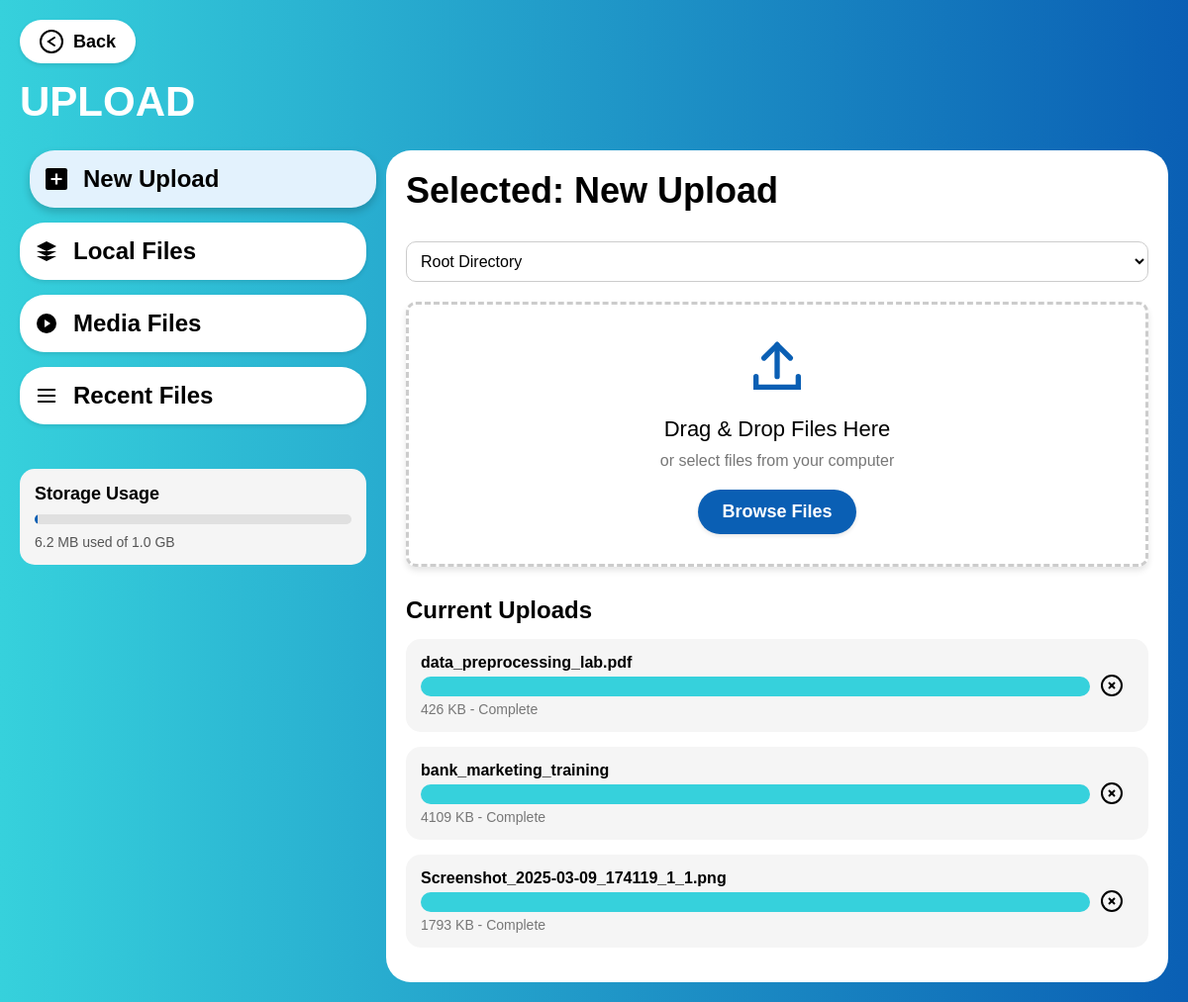
/upload (signed in), run on the app's committed database.
### app.py (models this page shows)
class File(db.Model):
    id = db.Column(db.Integer, primary_key=True)
    name = db.Column(db.String(255), nullable=False)
    filename = db.Column(db.String(255), nullable=False)
    size = db.Column(db.BigInteger, nullable=False)
    mime_type = db.Column(db.String(128))
    folder_id = db.Column(db.Integer, db.ForeignKey('folder.id'))
    owner_id = db.Column(db.Integer, db.ForeignKey('user.id'), nullable=False)
    created_at = db.Column(db.DateTime, default=datetime.utcnow)
    is_starred = db.Column(db.Boolean, default=False)
    status = db.Column(db.String(20), nullable=False, default='complete')
    hmac = db.Column(db.String(64), nullable=False)  # Pour stocker le HMAC du fichier

### app.py (the view)
@app.route('/upload')
@login_required
def upload():
    try:
        folders = Folder.query.filter_by(owner_id=current_user.id).all()
        try:
            uploads_in_progress = File.query.filter_by(owner_id=current_user.id, status='in_progress').all()
            completed_uploads = File.query.filter_by(owner_id=current_user.id, status='complete').limit(5).all()
        except:
            uploads_in_progress = []
            completed_uploads = File.query.filter_by(owner_id=current_user.id).limit(5).all()
        used_storage = sum(f.size for f in current_user.files)
        total_storage = current_user.storage_limit
        storage_percentage = round((used_storage / total_storage) * 100) if total_storage > 0 else 0
        if used_storage < 1024**2:
            used_storage_formatted = f"{used_storage/1024:.1f} KB"
        elif used_storage < 1024**3:
            used_storage_formatted = f"{used_storage/(1024**2):.1f} MB"
        else:
            used_storage_formatted = f"{used_storage/(1024**3):.1f} GB"
        if total_storage < 1024**3:
            total_storage_formatted = f"{total_storage/(1024**2):.1f} MB"
        else:
            total_storage_formatted = f"{total_storage/(1024**3):.1f} GB"
        media_files = File.query.filter(
            File.owner_id == current_user.id,
            File.status == 'complete',
            (File.mime_type.like('image/%') | File.mime_type.like('video/%'))
        ).order_by(File.created_at.desc()).all()
        recent_files = []
        if current_user.last_login:
            recent_files = File.query.filter(
                File.owner_id == current_user.id,
                File.status == 'complete',
                File.created_at > current_user.last_login
            ).order_by(File.created_at.desc()).all()
        local_files = File.query.filter_by(owner_id=current_user.id, status='complete', is_starred=True).order_by(File.created_at.desc()).all()
        return render_template('upload.html',
                             folders=folders,
                             uploads_in_progress=uploads_in_progress,
                             completed_uploads=completed_uploads,
                             media_files=media_files,
                             recent_files=recent_files,
                             local_files=local_files,
                             used_storage=used_storage_formatted,
                             total_storage=total_storage_formatted,
                             storage_percentage=storage_percentage)
    except Exception as e:
        flash(str(e), 'error')
        return render_template('upload.html',
                             folders=[],
                             uploads_in_progress=[],
                             completed_uploads=[],
                             media_files=[],
                             recent_files=[],
                             local_files=[],
                             used_storage="0 B",
                             total_storage="0 B",
                             storage_percentage=0)

### app.py (called while the page is built)
@login_manager.user_loader
def load_user(user_id):
    return User.query.get(int(user_id))

### templates/upload.html (shortened to what this page needs)
<!DOCTYPE html>
<html lang="en">
<head>
</head>
<body>
    <a href="{{ url_for('user_dashboard') }}" class="back-button">
        <svg width="24" height="24" viewBox="0 0 24 24" fill="none">
            <circle cx="12" cy="12" r="11" stroke="black" stroke-width="2"/>
            <path d="M15 8L9 12L15 16" stroke="black" stroke-width="2" stroke-linecap="round"/>
        </svg>
        Back
    </a>
    <h1 class="upload-title">UPLOAD</h1>
    <div class="container">
        <div class="upload-options">
            <div class="option-item active" data-option="new-upload">
                <svg class="option-icon" width="24" height="24" viewBox="0 0 24 24" fill="none">
                    <rect x="2" y="2" width="20" height="20" rx="2" fill="black"/>
                    <path d="M7 12H17" stroke="white" stroke-width="2"/>
                    <path d="M12 7V17" stroke="white" stroke-width="2"/>
                </svg>
                New Upload
            </div>
            <div class="option-item" data-option="local-files">
                <svg class="option-icon" width="24" height="24" viewBox="0 0 24 24" fill="none">
                    <path d="M12 2L2 7L12 12L22 7L12 2Z" fill="black"/>
                    <path d="M2 17L12 22L22 17" fill="black"/>
                    <path d="M2 12L12 17L22 12" fill="black"/>
                </svg>
                Local Files
            </div>
            <div class="option-item" data-option="media-files">
                <svg class="option-icon" width="24" height="24" viewBox="0 0 24 24" fill="none">
                    <circle cx="12" cy="12" r="10" fill="black"/>
                    <path d="M10 8L16 12L10 16V8Z" fill="white"/>
                </svg>
                Media Files
            </div>
            <div class="option-item" data-option="recent-files">
                <svg class="option-icon" width="24" height="24" viewBox="0 0 24 24" fill="none">
                    <path d="M3 6H21" stroke="black" stroke-width="2"/>
                    <path d="M3 12H21" stroke="black" stroke-width="2"/>
                    <path d="M3 18H21" stroke="black" stroke-width="2"/>
                </svg>
                Recent Files
            </div>
            <div class="storage-info">
                <div class="storage-title">Storage Usage</div>
                <div class="storage-bar">
                    <div class="storage-fill" data-percentage="{{ storage_percentage|default(0) }}"></div>
                </div>
                <div class="storage-text">{{ used_storage|default('0 B') }} used of {{ total_storage|default('0 B') }}</div>
            </div>
        </div>
        <div class="upload-container">
            <h2 class="selected-title">Selected: New Upload</h2>
            <div class="folder-select">
                <select id="folder-dropdown">
                    <option value="">Root Directory</option>
                </select>
            </div>
            <div id="upload-form-section">
                <form id="upload-form" enctype="multipart/form-data">
                    <div class="upload-box" id="drop-zone">
                        <div class="upload-text">Drag & Drop Files Here</div>
                        <div class="upload-subtext">or select files from your computer</div>
                        <button type="button" class="file-button" id="browse-button">Browse Files</button>
                    </div>
                </form>
            </div>
            <div class="upload-list" id="section-current-uploads">
                <h3 class="upload-list-title">Current Uploads</h3>
                <div id="upload-progress-container">
                    {% if completed_uploads %}
                        {% for file in completed_uploads %}
                        <div class="file-progress" data-file-id="{{ file.id }}">
                            <div class="file-info">
                                <div class="file-name">{{ file.name }}</div>
                                <div class="progress-bar">
                                    <div class="progress-fill" style="width: 100%;"></div>
                                </div>
                                <div class="file-size">{{ (file.size / 1024)|round|int }} KB - Complete</div>
                            </div>
                            <div class="file-actions">
                                <button class="action-button delete-button" data-file-id="{{ file.id }}">
                                    <svg width="24" height="24" viewBox="0 0 24 24" fill="none">
                                        <circle cx="12" cy="12" r="10" stroke="black" stroke-width="2"/>
                                        <path d="M15 9L9 15" stroke="black" stroke-width="2"/>
                                        <path d="M9 9L15 15" stroke="black" stroke-width="2"/>
                                    </svg>
                                </button>
                            </div>
                        </div>
                        {% endfor %}
                    {% endif %}
                </div>
            </div>
        </div>
    </div>
</body>
</html>

### templates/upload.html (style rules this page uses)
* { margin: 0; padding: 0; box-sizing: border-box; font-family: Arial, sans-serif; }
body { background: linear-gradient(to right, #36d1dc, #0a5fb4); color: black; min-height: 100vh; padding: 20px; }
.back-button { display: inline-flex; align-items: center; background-color: white; padding: 10px 20px; border-radius: 25px; width: fit-content; cursor: pointer; font-weight: bold; text-decoration: none; color: black; border: none; font-size: 18px; box-shadow: 0 2px 4px rgba(0, 0, 0, 0.1); transition: all 0.3s cubic-bezier(0.4, 0, 0.2, 1); }
.back-button svg { margin-right: 10px; transition: transform 0.3s cubic-bezier(0.4, 0, 0.2, 1); }
.upload-title { color: white; font-size: 42px; font-weight: bold; margin: 15px 0 25px 0; }
.container { display: flex; gap: 20px; }
.upload-options { width: 350px; display: flex; flex-direction: column; gap: 15px; }
.option-item { background-color: white; padding: 15px; border-radius: 25px; display: flex; align-items: center; font-weight: bold; font-size: 24px; cursor: pointer; transition: all 0.3s cubic-bezier(0.4, 0, 0.2, 1); box-shadow: 0 2px 4px rgba(0, 0, 0, 0.1); }
.option-item.active { background-color: #e3f2fd; transform: translateX(10px); box-shadow: 0 4px 8px rgba(0, 0, 0, 0.2); }
.option-icon { margin-right: 15px; transition: transform 0.3s cubic-bezier(0.4, 0, 0.2, 1); }
.option-item.active .option-icon { transform: scale(1.1); }
.upload-container { background-color: white; flex-grow: 1; border-radius: 25px; padding: 25px; }
.selected-title { font-size: 36px; font-weight: bold; margin-bottom: 30px; }
.upload-box { border: 3px dashed #ccc; border-radius: 20px; padding: 40px; text-align: center; margin-bottom: 30px; background-color: #f9f9f9; cursor: pointer; }
.upload-icon { margin-bottom: 15px; }
.upload-text { font-size: 22px; margin-bottom: 10px; }
.upload-subtext { color: #777; font-size: 16px; margin-bottom: 20px; }
.file-button { background-color: #0a5fb4; color: white; border: none; padding: 12px 24px; border-radius: 25px; font-size: 18px; font-weight: bold; cursor: pointer; transition: all 0.3s cubic-bezier(0.4, 0, 0.2, 1); position: relative; overflow: hidden; box-shadow: 0 2px 4px rgba(0, 0, 0, 0.1); }
.file-button::before { content: ''; position: absolute; top: 0; left: 0; width: 200%; height: 100%; background: linear-gradient(45deg, transparent, rgba(255, 255, 255, 0.3), transparent); transform: translateX(-100%); transition: transform 0.6s cubic-bezier(0.4, 0, 0.2, 1); }
.upload-list { margin-top: 30px; }
.upload-list-title { font-size: 24px; font-weight: bold; margin-bottom: 15px; }
.file-progress { display: flex; align-items: center; background-color: #f5f5f5; border-radius: 15px; padding: 15px; margin-bottom: 15px; }
.file-info { flex-grow: 1; }
.file-name { font-weight: bold; margin-bottom: 5px; }
.progress-bar { background-color: #e0e0e0; height: 10px; border-radius: 5px; margin-bottom: 5px; overflow: hidden; }
.progress-fill { background-color: #36d1dc; height: 100%; width: 70%; }
.file-size { font-size: 14px; color: #777; }
.file-actions { display: flex; gap: 10px; }
.action-button { background-color: transparent; border: none; cursor: pointer; padding: 10px; border-radius: 50%; transition: all 0.3s cubic-bezier(0.4, 0, 0.2, 1); display: flex; align-items: center; justify-content: center; }
.action-button svg { transition: all 0.3s cubic-bezier(0.4, 0, 0.2, 1); width: 24px; height: 24px; }
.folder-select { margin-bottom: 20px; }
.folder-select select { padding: 10px; border-radius: 10px; border: 1px solid #ccc; width: 100%; font-size: 16px; transition: all 0.3s cubic-bezier(0.4, 0, 0.2, 1); background-color: white; cursor: pointer; }
.storage-info { margin-top: 30px; background-color: #f5f5f5; border-radius: 15px; padding: 15px; }
.storage-title { font-size: 18px; font-weight: bold; margin-bottom: 10px; }
.storage-bar { background-color: #e0e0e0; height: 10px; border-radius: 5px; margin-bottom: 10px; overflow: hidden; }
.storage-fill { background-color: #0a5fb4; height: 100%; transition: width 0.3s ease; }
.storage-text { font-size: 14px; color: #555; }
.upload-container { max-width: 800px; margin: 0 auto; padding: 20px; }
.upload-box { background: #fff; border-radius: 10px; padding: 30px; box-shadow: 0 4px 6px rgba(0, 0, 0, 0.1); margin-bottom: 20px; }
.progress-bar { width: 100%; height: 20px; background: #f0f0f0; border-radius: 10px; overflow: hidden; position: relative; }

### data on the page
File: name "data_preprocessing_lab.pdf", (file.size/1024)|round|int "426"
File: name "bank_marketing_training", (file.size/1024)|round|int "4109"
File: name "Screenshot_2025-03-09_174119_1_1.png", (file.size/1024)|round|int "1793"

### other printed values
{{ used_storage|default('0 B') }} "6.2 MB"
{{ total_storage|default('0 B') }} "1.0 GB"
